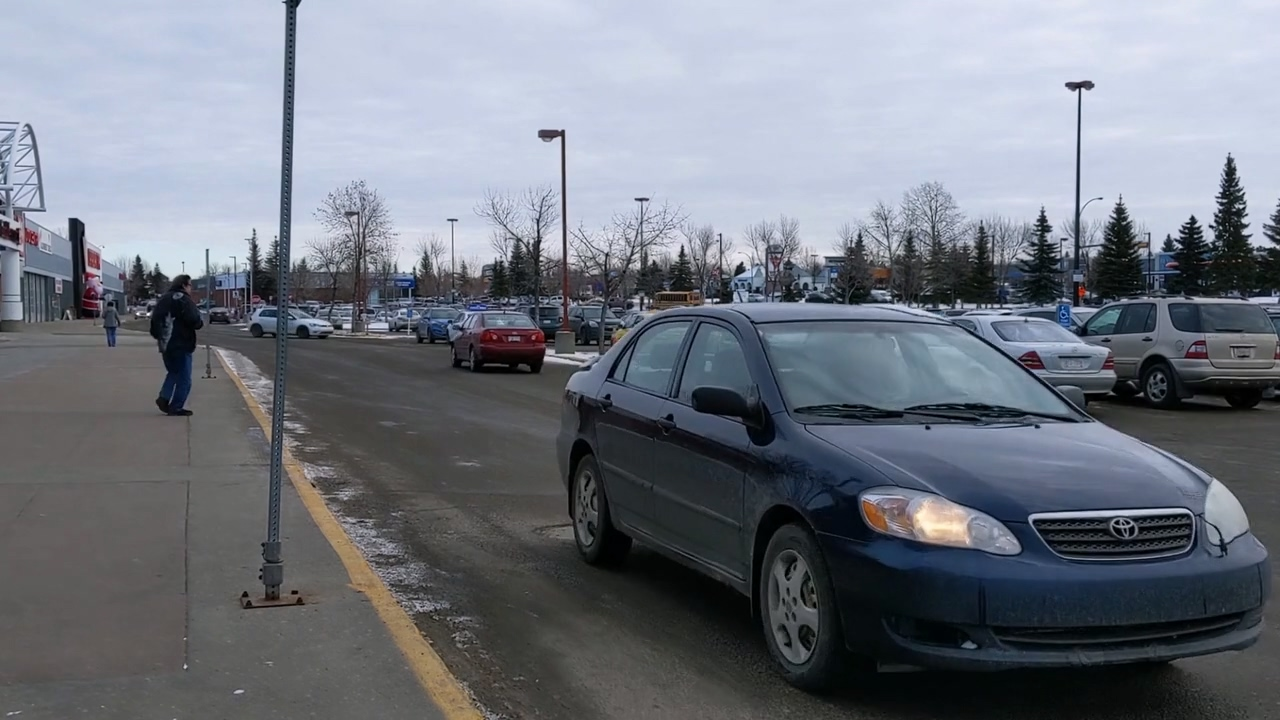
#> input picture opencv_matrix_oper/moving_1.jpg, 1280 x 720 px
$ python abs_diff.py
#> lines starting #> are read from the running program, lines starting #| are printed output that depends on the picture
import cv2
import numpy as np

img1 = cv2.imread('moving_1.jpg', cv2.IMREAD_COLOR)
#> img1 is the input picture: shape (720, 1280, 3); mean B, G, R 128.8, 119.1, 114.2
img2 = cv2.imread('moving_2.jpg', cv2.IMREAD_COLOR)
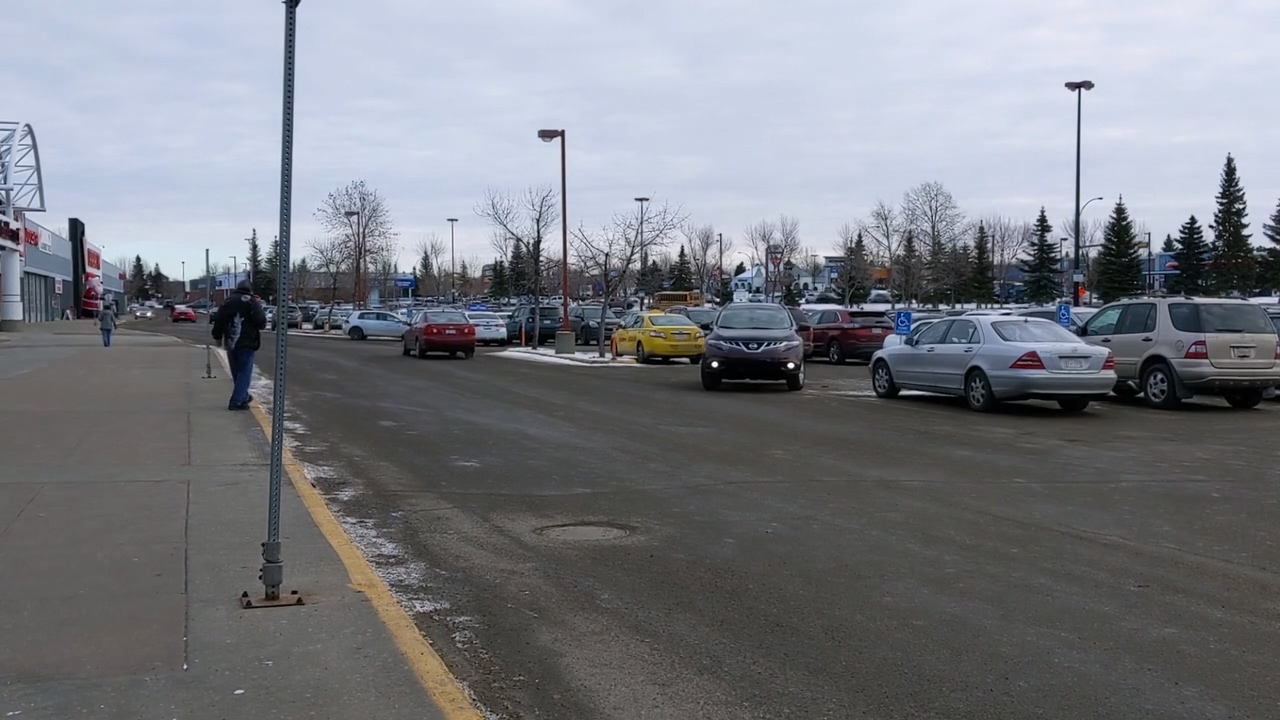
#> input picture opencv_matrix_oper/moving_2.jpg, 1280 x 720 px
#> img2 is the input picture: shape (720, 1280, 3); mean B, G, R 130.3, 123.7, 121.3
if img1 is None or img2 is None: raise Exception('영상 오픈 오류')

# 원소간 뺄셈
subtract_img1 = cv2.subtract(img1, img2)
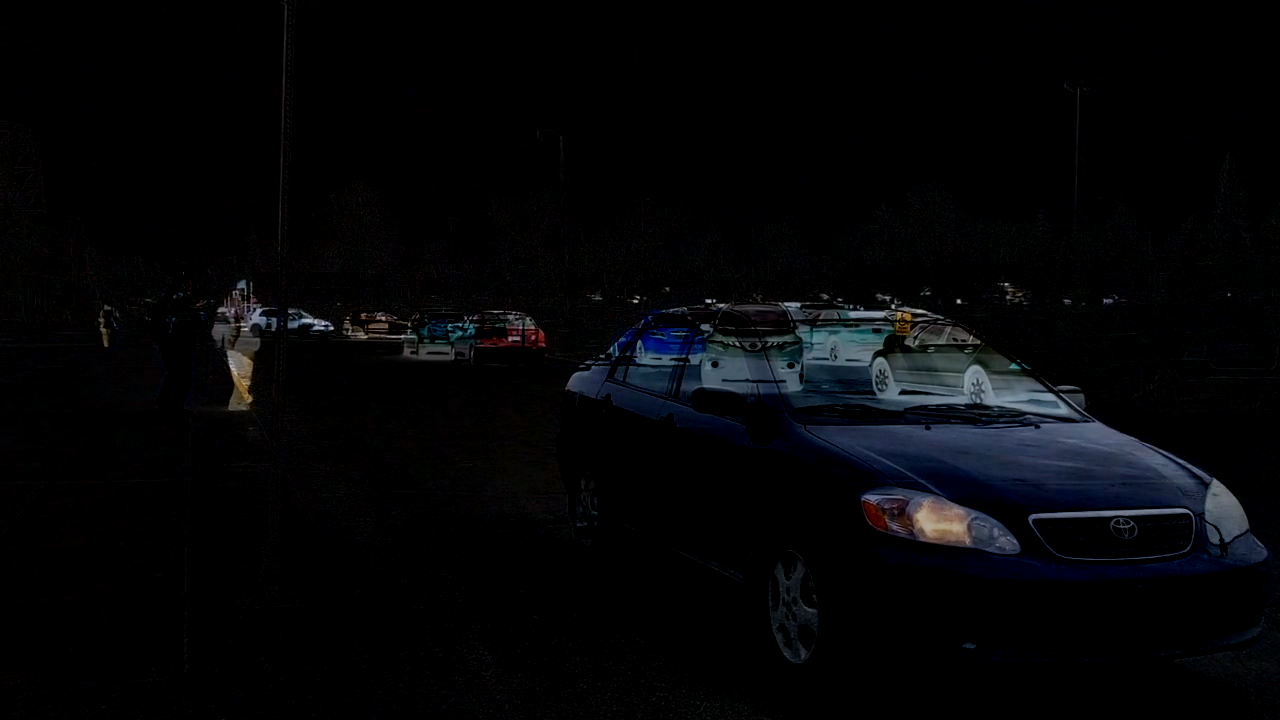
#> subtract_img1: shape (720, 1280, 3); mean B, G, R 7.1, 5.4, 4.7
# integer16으로 변경해서 뺄셈 (음수값 보존)
subtract_img2 = cv2.subtract(np.int16(img1), np.int16(img2))
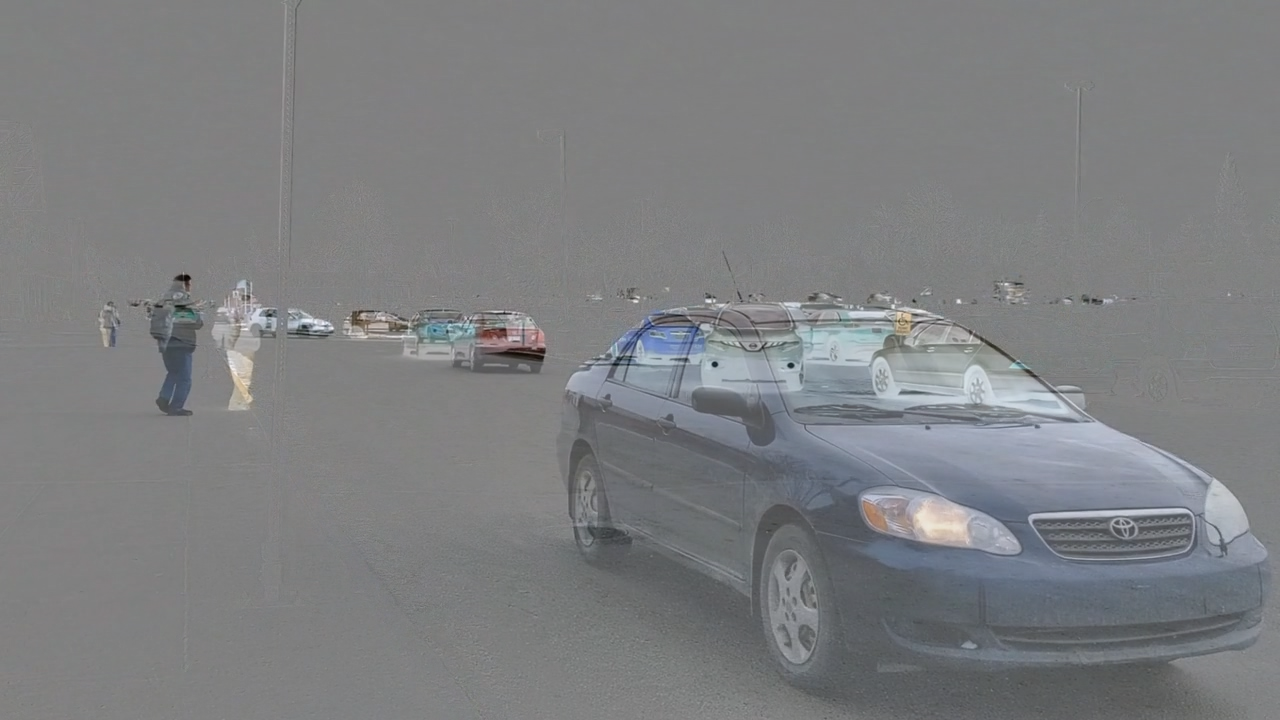
#> subtract_img2: shape (720, 1280, 3) int16; mean B, G, R -1.5, -4.6, -7.1; drawn with min black and max white
abs_img1 = np.absolute(subtract_img2).astype('uint8') # 음수 값을 보존한 상태로 절댓값 후 uint8 변경
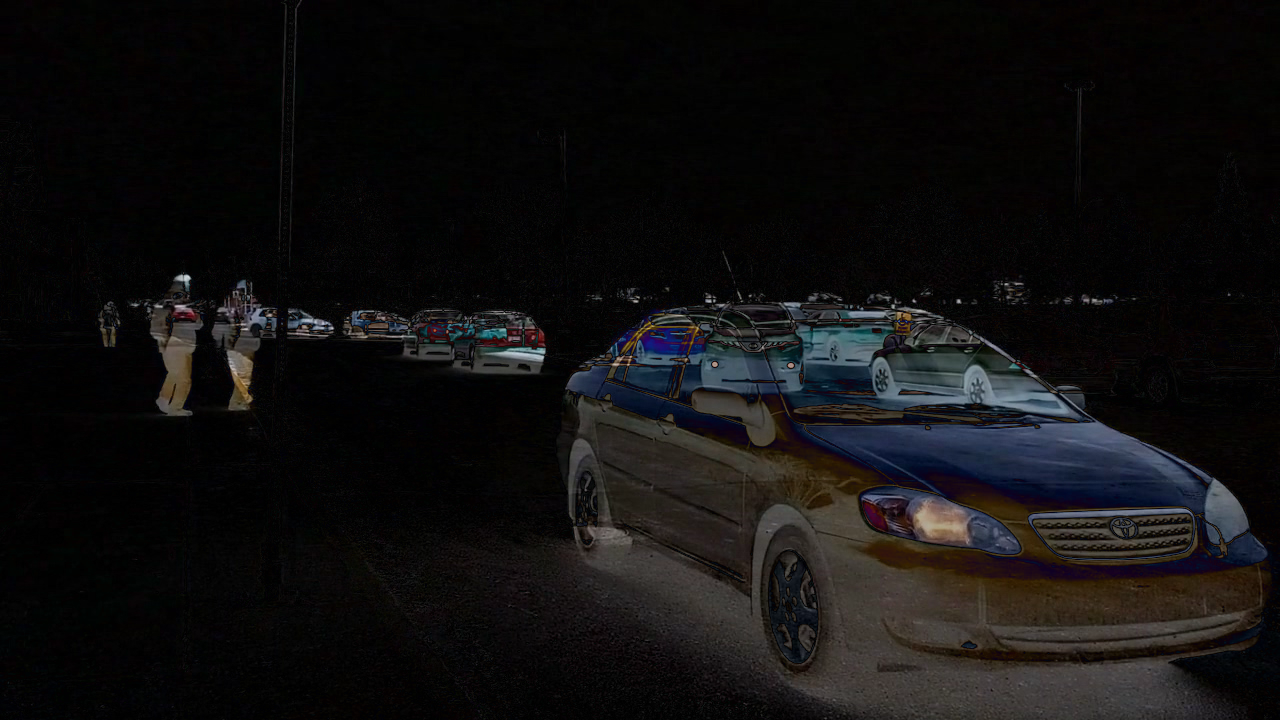
#> abs_img1: shape (720, 1280, 3); mean B, G, R 15.7, 15.4, 16.4
abs_img2 = cv2.absdiff(img1, img2) # 음수 값 보존 없이 절댓값으로 변경

cv2.imshow('origin_img1', img1)
cv2.imshow('origin_img2', img2)
cv2.imshow('subtract_img1', subtract_img1)
cv2.imshow('subtract_img2', subtract_img2)
cv2.imshow('abs_img1', abs_img1)
cv2.imshow('abs_img2', abs_img2)
cv2.waitKey(0)
